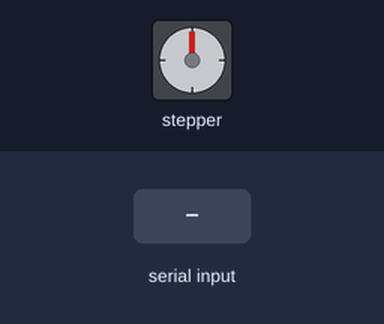
Bench run of a sketch on a simulated Arduino Uno, built with avr-gcc and run on an emulated ATmega328P. On the bench: stepper motor. Wiring (inferred from the names in the program): stepper motor driver (200 steps per turn assumed): step pin 5; direction pin 4. The inputs (shaded band) are chosen by the test bench.

Above: at 1.2 s.
1.3 s: "90,45\n" received over Serial
At 3.6 s:
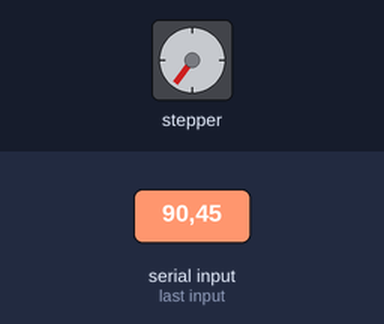
3.9 s: "30,150\n" received over Serial
At 5.6 s:
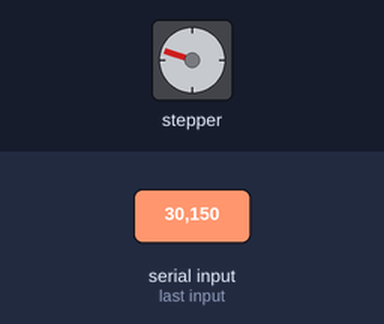
6.4 s: "90\n" received over Serial
At 8.8 s:
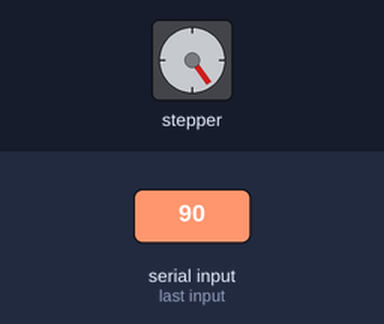
Timing chart, 0 to 10.3 s (numbered marks = the images above; inputs shaded):
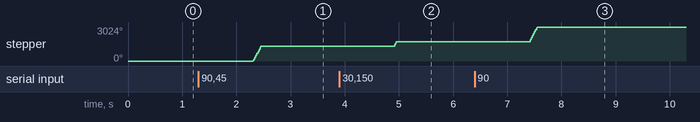

Measured:
- after the input at 1.3 s, stepper: turns 1296° clockwise in 0.15 s, starting after 1.0 s
- after the input at 3.9 s, stepper: turns 432° clockwise, starting after 1.0 s
- after the input at 6.4 s, stepper: turns 1296° clockwise in 0.15 s, starting after 1.0 s

The sketch:

initTest.ino
```cpp
#define dirPin 4
#define stepPin 5

void setup() {
  // put your setup code here, to run once:
  pinMode(stepPin, OUTPUT);
  pinMode(dirPin, OUTPUT);
  Serial.begin(115200);
}

void loop() {
  // put your main code here, to run repeatedly:
  while (!Serial.available()) {   }

  String line = Serial.readStringUntil('\r');
  int var = line.toInt();
  takeSteps(var);
}

void takeSteps(int steps){
  if (steps < 0){
    // negative steps is dir == LOW
    // writing low to dirPin means steps will be taken downward
    digitalWrite(dirPin, LOW);
    steps = steps * -1; // make steps positive since we already set that we would move downward by setting dirPin
  } else {
    digitalWrite(dirPin, HIGH);
  }

  for(int i = 0; i < steps * 8; i++){  // 8 is microstep amount
    digitalWrite(stepPin, HIGH);
    delayMicroseconds(100);
    digitalWrite(stepPin, LOW);
    delayMicroseconds(100);
  }
}
```
